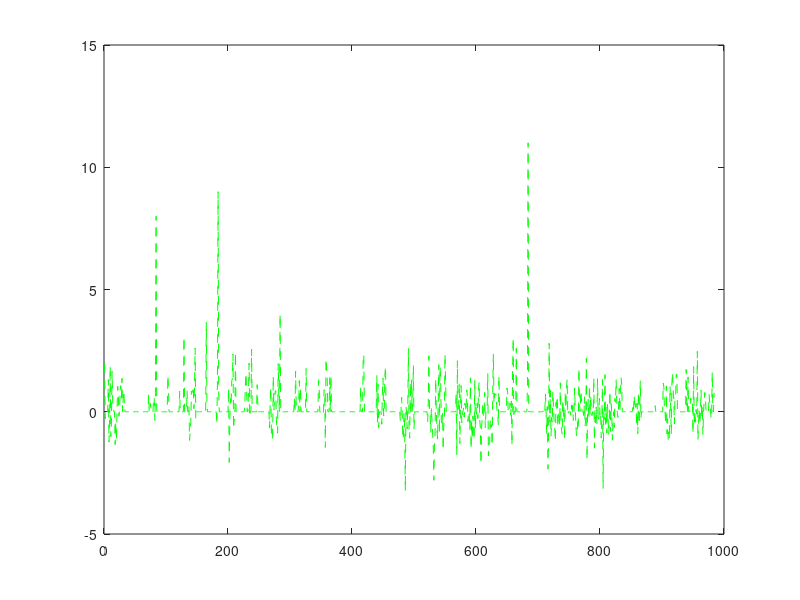
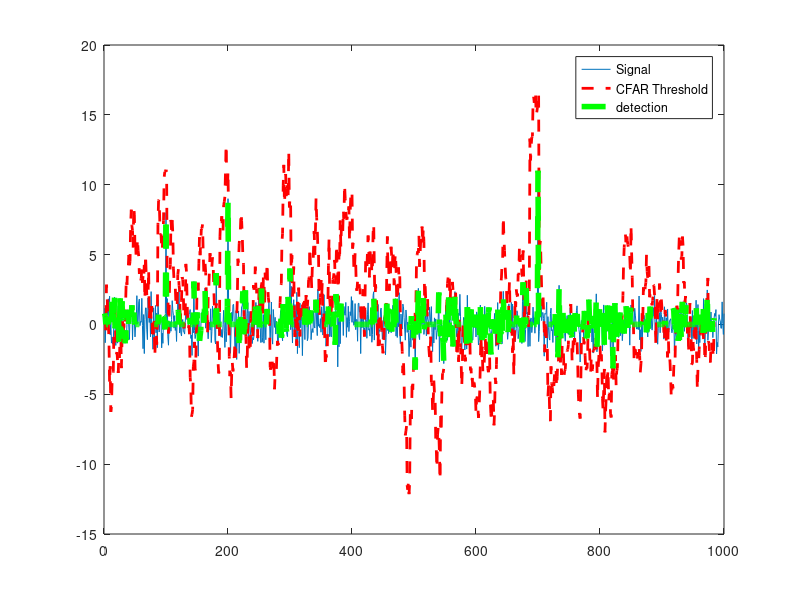

Write the MATLAB code that produced these figures, in order.
% Implement 1D CFAR using lagging cells on the given noise and target scenario.

% Close and delete all currently open figures
close all;

% Data_points
Ns = 1000;

% Generate random noise
s=randn(Ns,1);

%Targets location. Assigning bin 100, 200, 300 and 700 as Targets with the amplitudes of 8, 9, 4, 11.
s([100 ,200, 300, 700])=[8 9 4 11];

%plot the output
plot(s);

% TODO: Apply CFAR to detect the targets by filtering the noise.

% 1. Define the following:
% 1a. Training Cells
% 1b. Guard Cells 
T = 15; % number of training cells
G = 1; % number of guard cells

% Offset : Adding room above noise threshold for desired SNR 
offset = 15;

% Vector to hold threshold values 
threshold_CFAR = [];

%Vector to hold final signal after thresholding
signal_CFAR = [];

% 2. Slide window across the signal length
for i = 1:(Ns-(G+T))     

    % 2. - 5. Determine the noise threshold by measuring 
    % it within the training cells
    
    % Sum the signal noise within all the leading 
    % and lagging training cells
    noise_level = sum(s(i:i+T-1));
    
    % Set noise threshold as average the noise level 
    % and scale it with an offset
    noise_threshold = (noise_level / T) * offset;
    threshold_CFAR = [threshold_CFAR, {noise_threshold}];
    
    % 6. Measuring the signal within the CUT
    signal = s(T+G+i);

    % 8. Filter the signal above the threshold
    
    % Compare the measured signal to the noise threshold
    % and set signal to zero if its below the noise threshold
    if (signal < noise_threshold)
        signal = 0;
    end
    signal_CFAR = [signal_CFAR, {signal}];
end

% plot the filtered signal
plot (cell2mat(signal_CFAR),'g--');

% plot original sig, threshold and filtered signal within the same figure.
figure,plot(s);
hold on,plot(cell2mat(circshift(threshold_CFAR,G)),'r--','LineWidth',2)
hold on, plot (cell2mat(circshift(signal_CFAR,(T+G))),'g--','LineWidth',4);
legend('Signal','CFAR Threshold','detection')